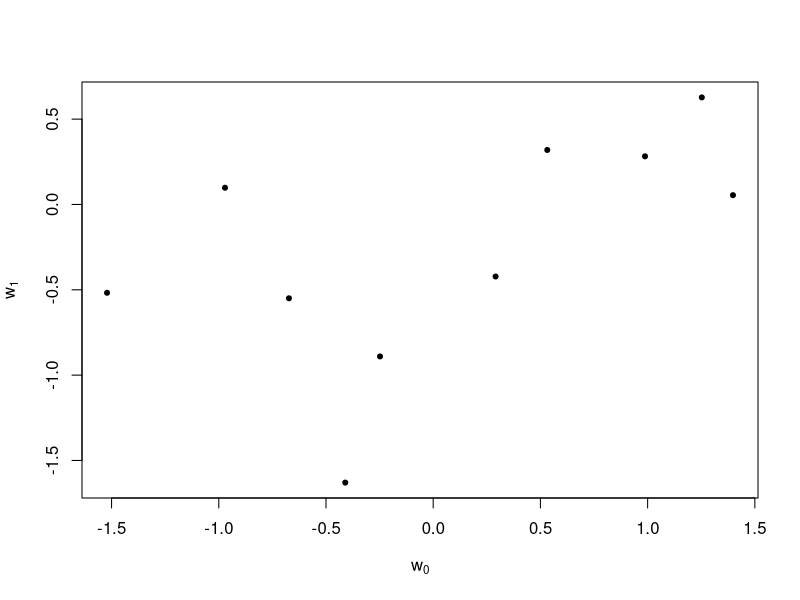
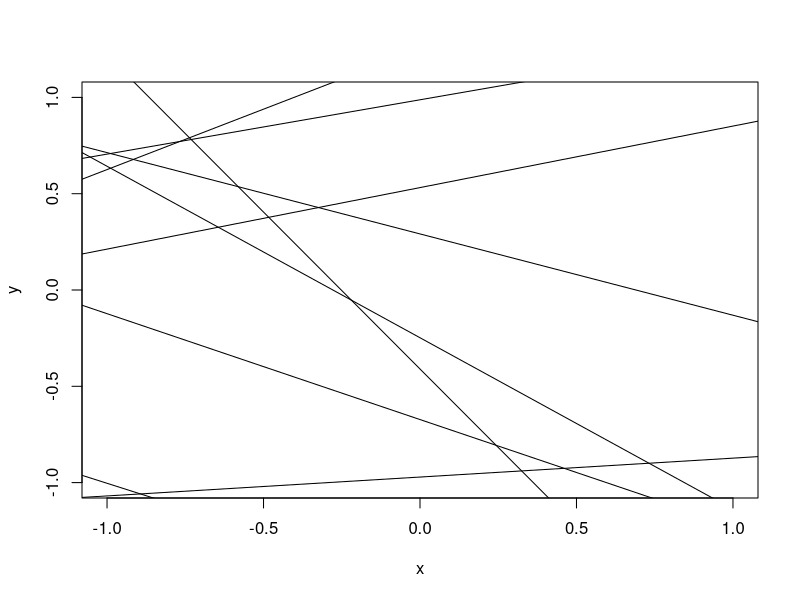
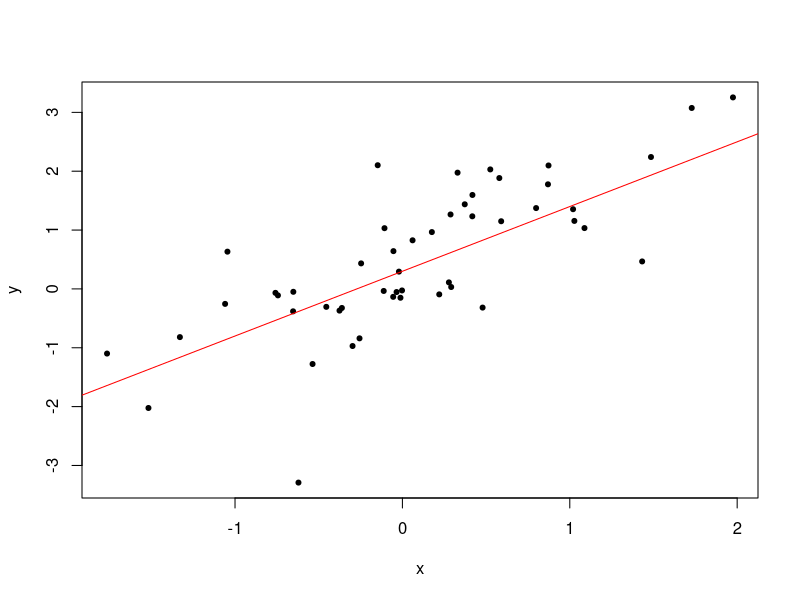
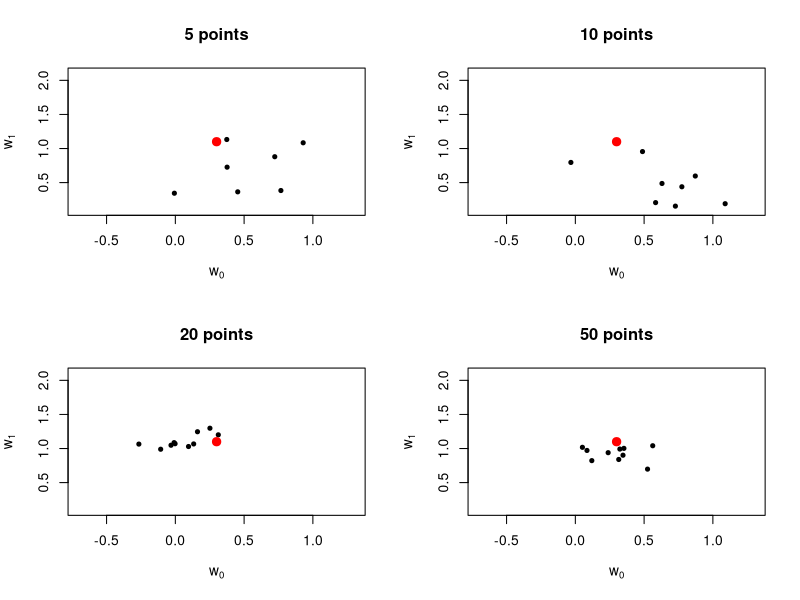
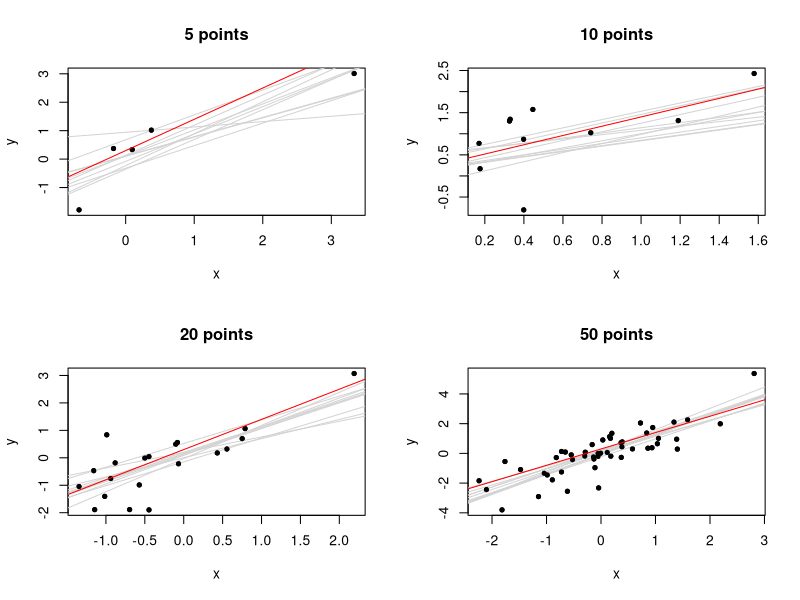
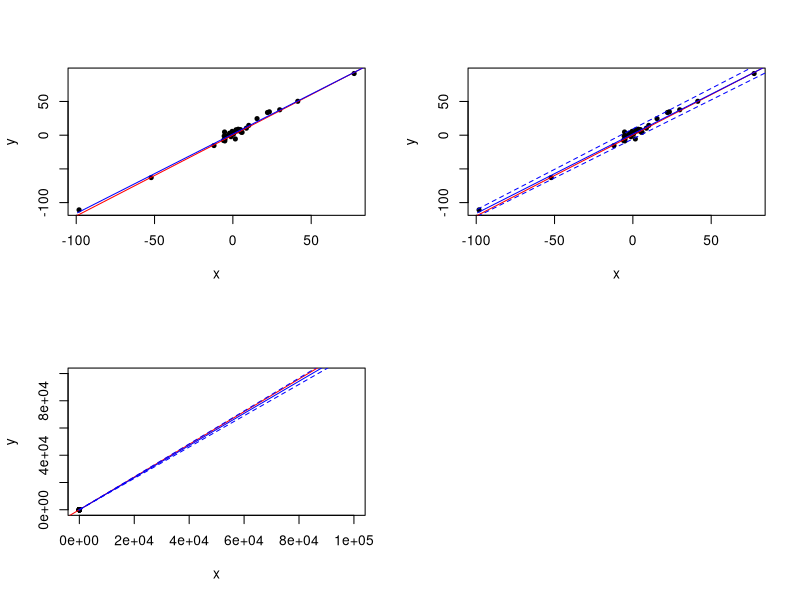

Recreate these plots in R, in order. (Note: this script raises an error after producing the figures.)
## ---- echo=FALSE, warning=FALSE------------------------------------------
suppressPackageStartupMessages(library(MASS, quietly = TRUE))

## ------------------------------------------------------------------------
mvrnorm(n = 5, mu = c(0,0), Sigma = diag(1, nrow = 2))

## ---- echo=FALSE---------------------------------------------------------
make_prior <- function(alpha) {
  mean <- c(0, 0)
  S <- diag(1/alpha, nrow = 2)
  list(mean = mean, S = S)
}

sample_from_prior <- function(n, alpha) {
  prior <- make_prior(alpha)
  samples <- mvrnorm(n = n, mu = prior$mean, Sigma = prior$S)
  data.frame(w1 = samples[,1], w0 = samples[,2])  
}

## ---- fig.cap="Weight vectors sampled from the prior distribution.", echo=FALSE----
samples <- sample_from_prior(10, 1)
plot(samples$w0, samples$w1, pch=20,
     xlab=expression(w[0]), ylab=expression(w[1]))

## ---- fig.cap="Weight vectors sampled from the prior distribution represented as lines.", echo=FALSE----
plot(c(-1,1), c(-1,1), type="n", xlab="x", ylab="y")
for (i in seq(samples$w0)) {
    abline(a = samples$w0[i], b = samples$w1[i])
}

## ---- fig.cap="Randomly sampled $(x,y)$ values. The true linear model is shown in red."----
w0 <- 0.3 ; w1 <- 1.1 ; beta <- 1.3
x <- rnorm(50)
y <- rnorm(50, w1 * x + w0, 1/beta)

## ---- fig.cap="Randomly sampled $(x,y)$ values.", echo=FALSE-------------
plot(x, y, pch=20)
abline(a = w0, b = w1, col="red")

## ---- echo=FALSE---------------------------------------------------------
make_model_matrix <- function(x) cbind(1, x)

make_posterior <- function(x, y, alpha, beta) {
    phi <- make_model_matrix(x)
    S <- solve(diag(alpha, 2) + beta * t(phi) %*% phi)
    mean <- beta * S %*% t(phi) %*% y
    list(mean = mean, S = S)
}

sample_from_posterior <- function(n, x, y, alpha, beta) {
  posterior <- make_posterior(x, y, alpha, beta)
  samples <- mvrnorm(n = n, mu = posterior$mean, Sigma = posterior$S)
  data.frame(w0 = samples[,1], w1 = samples[,2])  
}

## ---- fig.cap="Samples from the posterior. The true value is shown as a red dot.", echo=FALSE----
plot_samples <- function(n) {
    x <- rnorm(n)
    y <- rnorm(n, w1 * x + w0, 1/beta)
    samples <- sample_from_posterior(10, x, y, beta, 1)
    plot(samples$w0, samples$w1, pch=20, main=paste(n, "points"),
         xlim=c(w0-1,w0+1), ylim=c(w1-1,w1+1),
         xlab=expression(w[0]), ylab=expression(w[1]))
    points(w0, w1, col="red", pch=20, cex=2)
}

layout(matrix(1:4, nrow=2, byrow=TRUE))
plot_samples(5)  ; plot_samples(10)
plot_samples(20) ; plot_samples(50)

## ---- fig.cap="Lines drawn from the posterior. The true line is shown in red.", echo=FALSE----
plot_samples <- function(n) {
    x <- rnorm(n)
    y <- rnorm(n, w1 * x + w0, 1/beta)
    samples <- sample_from_posterior(10, x, y, beta, 1)

    plot(x, y, pch=20, main=paste(n, "points"))
    for (i in seq(samples$w0)) {
        abline(a = samples$w0[i], b = samples$w1[i], col="lightgray")
    }
    points(x, y, pch=20)
    abline(a = w0, b = w1, col="red")
}

layout(matrix(1:4, nrow=2, byrow=TRUE))
plot_samples(5)  ; plot_samples(10)
plot_samples(20) ; plot_samples(50)

## ---- echo = FALSE, fig.cap="True linear model in red and predicted values in blue."----
predict_new_dist <- function(x, posterior, beta) {
  phi <- function(x) matrix(c(1, x), ncol=1)
  
  mean = t(posterior$mean) %*% phi(x)
  var = 1/beta + t(phi(x)) %*% posterior$S %*% phi(x)
  list(mean = mean, var = var)
}

predict_new_map <- function(predict_dist) predict_dist$mean

alpha <- 1; beta <- 0.2
w0 <- 0.2; w1 <- 1.2
x <- c(rnorm(20, sd=5), rnorm(10, sd=50))
y <- rnorm(30, w1 * x + w0, 1/beta)

posterior <- make_posterior(x, y, alpha, beta)
predict_x <- Vectorize(function(x) predict_new_map(predict_new_dist(x, posterior, beta)))

plot(x, y, pch=20)
abline(a = w0, b = w1, col="red")

new_x <- seq(min(x)-1, max(x)+100000, length.out = 100)
new_y <- predict_x(new_x)
lines(new_x, new_y, col="blue")


## ---- fig.cap="Prediction with 95% support interval.", echo=FALSE--------
predict_new_quantile <- function(x, q, posterior, beta) {
  predict_dist <- predict_new_dist(x, posterior, beta)
  qnorm(q, mean = predict_dist$mean, sd = sqrt(predict_dist$var))
}

new_y_q <- rbind(vapply(new_x, function(x) predict_new_quantile(x, 0.975, posterior, beta), 1),
                 vapply(new_x, function(x) predict_new_quantile(x, 0.025, posterior, beta), 1))

xx <- vapply(new_x, function(x) predict_new_quantile(x, 0.975, posterior, beta), 1)


plot(x, y, pch=20)
abline(a = w0, b = w1, col="red")
lines(new_x, new_y, col="blue")
lines(new_x, new_y_q[1,], col="blue", lty="dashed")
lines(new_x, new_y_q[2,], col="blue", lty="dashed")

## ---- fig.cap="Prediction with 95% support interval, wider range.", echo=FALSE----
predict_new_quantile <- function(x, q, posterior, beta) {
  predict_dist <- predict_new_dist(x, posterior, beta)
  qnorm(q, mean = predict_dist$mean, sd = sqrt(predict_dist$var))
}

new_y_q <- rbind(vapply(new_x, function(x) predict_new_quantile(x, 0.975, posterior, beta), 1),
                 vapply(new_x, function(x) predict_new_quantile(x, 0.025, posterior, beta), 1))

xx <- vapply(new_x, function(x) predict_new_quantile(x, 0.975, posterior, beta), 1)


plot(x, y, pch=20, xlim=range(new_x), ylim=c(min(y), 100000))
abline(a = w0, b = w1, col="red")
lines(new_x, new_y, col="blue")
lines(new_x, new_y_q[1,], col="blue", lty="dashed")
lines(new_x, new_y_q[2,], col="blue", lty="dashed")

## ------------------------------------------------------------------------

predictors <- data.frame(x = rnorm(5), z = rnorm(5))
y <- with(predictors, rnorm(5, mean = 3*x + 5*z + 2))

model <- y ~ x + z

model.frame(model, data = predictors)

## ------------------------------------------------------------------------
x <- runif(10)
model.frame(~ x + I(x^2))

## ------------------------------------------------------------------------
x <- runif(10)
y <- rnorm(10, mean=x)

model.no.intercept <- y ~ x + 0
(frame.no.intercept <- model.frame(model.no.intercept))
model.matrix(model.no.intercept, frame.no.intercept)

model.with.intercept <- y ~ x
(frame.with.intercept <- model.frame(model.with.intercept))
model.matrix(model.with.intercept, frame.with.intercept)

## ------------------------------------------------------------------------
model.response(frame.with.intercept)

## ------------------------------------------------------------------------
training.data <- data.frame(x = runif(5), y = runif(5))
frame <- model.frame(y ~ x, training.data)
model.matrix(y ~ x, frame)

predict.data <- data.frame(x = runif(5))
frame <- model.frame(y ~ x, predict.data)

## ------------------------------------------------------------------------
responseless.formula <- delete.response(terms(y ~ x))
frame <- model.frame(responseless.formula, predict.data)
model.matrix(responseless.formula, frame)

